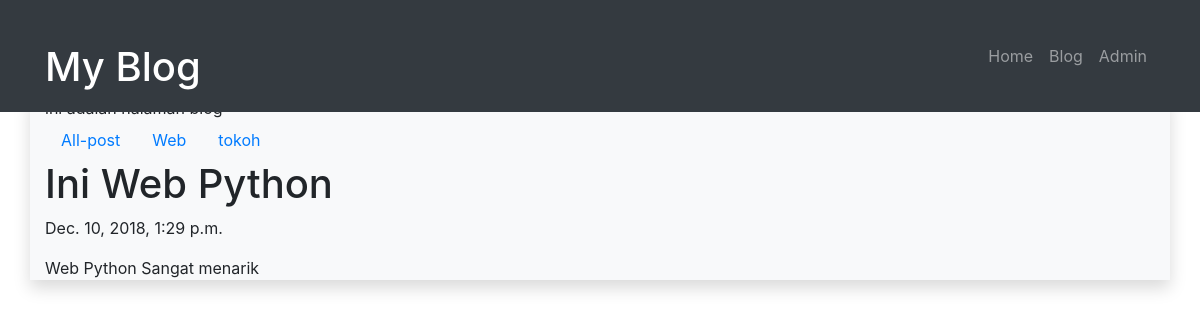
The page /blog/post/ini-web-python/ on the database its author committed.
### blog/models.py (models this page shows, shortened)
class Post(models.Model):
	judul		= models.CharField(max_length=255)
	body		= models.TextField()
	category	= models.CharField(max_length=255)
	publish		= models.DateTimeField(auto_now_add = True)
	update		= models.DateTimeField(auto_now = True)
	slug		= models.SlugField(blank=True, editable = False)

### blog/views.py (the view)
# urls.py: url(r'^post/(?P<slugInput>[\w-]+)/$', views.detailPost, name="detail"),
def detailPost(request,slugInput):
	posts = Post.objects.get(slug=slugInput);
	categories = Post.objects.values('category').distinct();
	context = {
		'Judul':'Home Blog',
		'Content':'ini adalah halaman blog',
		'Categories':categories,
		'Posts':posts,
	}
	return render(request,'blog/detail.html',context)

### blog/templates/blog/detail.html (shortened to what this page needs)
{% extends "base.html" %}
{% block contents %}
	<ul class="nav">
		<li class="nav-item">
			<a class = "nav-link" href="/blog" title="">
				All-post
			</a>
		</li>
	{% for dataCategory in Categories %}
		<li class="nav-item">
			<a class = "nav-link" href="/blog/category/{{dataCategory.category}}" title="">
				{{dataCategory.category}}
			</a>
		</li>
	{% endfor %}
	</ul>
	<h1>{{Posts.judul}}</h1>
	<p>{{Posts.publish}}</p>
	<p>{{Posts.body}}</p>
{% endblock contents %}

### rows shown on the page
Post: judul "Ini Web Python", publish "Dec. 10, 2018, 1:29 p.m.", body "Web Python Sangat menarik"

### other values the page prints
{{ dataCategory.category }} "Web" "tokoh"
